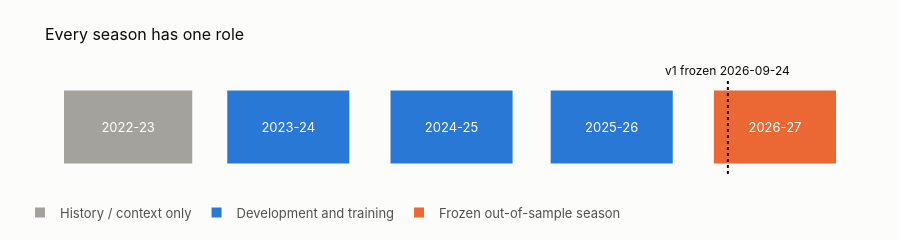

Notebook code for this chart:
### Markdown cell above
## 2. Temporal design and leakage control

A model that is evaluated on data it has, in any way, already seen gives optimistic results. The design keeps a strict separation in time.

### Code cell
seasons = pd.DataFrame([
    ("2022-23", "2022-08-05", "2023-05-28", "History / context only"),
    ("2023-24", "2023-08-11", "2024-05-19", "Development and training"),
    ("2024-25", "2024-08-16", "2025-05-25", "Development and training"),
    ("2025-26", "2025-08-15", "2026-05-24", "Development and training"),
    ("2026-27", "2026-08-21", "2027-05-30", "Frozen out-of-sample season"),
], columns=["season", "start", "end", "role"])
seasons["row"] = "Season"

fig = px.timeline(seasons, x_start="start", x_end="end", y="row", color="role", text="season",
                  color_discrete_map={"History / context only": NEUTRAL,
                                      "Development and training": BLUE,
                                      "Frozen out-of-sample season": ORANGE},
                  title="Every season has one role")
fig.update_traces(textposition="inside", insidetextanchor="middle", textfont_color="white", marker_line_width=2,
                  marker_line_color=SURFACE)
fig.add_vline(x=meta["created_at"][:10], line_dash="dot", line_color=INK)
fig.add_annotation(x=meta["created_at"][:10], y=1.0, yref="paper", yanchor="bottom",
                   text="v1 frozen 2026-09-24", showarrow=False, font=dict(color=INK, size=12))
fig.update_yaxes(visible=False)
fig.update_xaxes(title=None, showgrid=False, showticklabels=False)
fig.update_layout(height=230, width=900, margin=dict(t=80), legend=dict(title=None, orientation="h", y=-0.25, x=0))
fig

### Figure 1 — Plotly figure (JSON) as saved in the notebook; plotly's stock layout.template omitted (floating-point values rounded to 4 significant figures)
{"data": [{"base": ["2022-08-05T00:00:00.000000"], "hovertemplate": "role=History / context only<br>start=%{base}<br>end=%{x}<br>row=%{y}<br>season=%{text}<extra></extra>", "insidetextanchor": "middle", "legendgroup": "History / context only", "marker": {"color": "#a3a29c", "line": {"color": "#fcfcfb", "width": 2}, "pattern": {"shape": ""}}, "name": "History / context only", "orientation": "h", "showlegend": true, "text": ["2022-23"], "textfont": {"color": "white"}, "textposition": "inside", "type": "bar", "x": [25574400000], "xaxis": "x", "y": ["Season"], "yaxis": "y"}, {"base": ["2023-08-11T00:00:00.000000", "2024-08-16T00:00:00.000000", "2025-08-15T00:00:00.000000"], "hovertemplate": "role=Development and training<br>start=%{base}<br>end=%{x}<br>row=%{y}<br>season=%{text}<extra></extra>", "insidetextanchor": "middle", "legendgroup": "Development and training", "marker": {"color": "#2a78d6", "line": {"color": "#fcfcfb", "width": 2}, "pattern": {"shape": ""}}, "name": "Development and training", "orientation": "h", "showlegend": true, "text": ["2023-24", "2024-25", "2025-26"], "textfont": {"color": "white"}, "textposition": "inside", "type": "bar", "x": [24364800000, 24364800000, 24364800000], "xaxis": "x", "y": ["Season", "Season", "Season"], "yaxis": "y"}, {"base": ["2026-08-21T00:00:00.000000"], "hovertemplate": "role=Frozen out-of-sample season<br>start=%{base}<br>end=%{x}<br>row=%{y}<br>season=%{text}<extra></extra>", "insidetextanchor": "middle", "legendgroup": "Frozen out-of-sample season", "marker": {"color": "#eb6834", "line": {"color": "#fcfcfb", "width": 2}, "pattern": {"shape": ""}}, "name": "Frozen out-of-sample season", "orientation": "h", "showlegend": true, "text": ["2026-27"], "textfont": {"color": "white"}, "textposition": "inside", "type": "bar", "x": [24364800000], "xaxis": "x", "y": ["Season"], "yaxis": "y"}], "layout": {"annotations": [{"font": {"color": "#0b0b0b", "size": 12}, "showarrow": false, "text": "v1 frozen 2026-09-24", "x": "2026-09-24", "y": 1, "yanchor": "bottom", "yref": "paper"}], "barmode": "overlay", "height": 230, "legend": {"orientation": "h", "title": {}, "tracegroupgap": 0, "x": 0, "y": -0.25}, "margin": {"t": 80}, "shapes": [{"line": {"color": "#0b0b0b", "dash": "dot"}, "type": "line", "x0": "2026-09-24", "x1": "2026-09-24", "xref": "x", "y0": 0, "y1": 1, "yref": "y domain"}], "title": {"text": "Every season has one role"}, "width": 900, "xaxis": {"anchor": "y", "domain": [0, 1], "showgrid": false, "showticklabels": false, "title": {}, "type": "date"}, "yaxis": {"anchor": "x", "domain": [0, 1], "title": {"text": "row"}, "visible": false}}}
